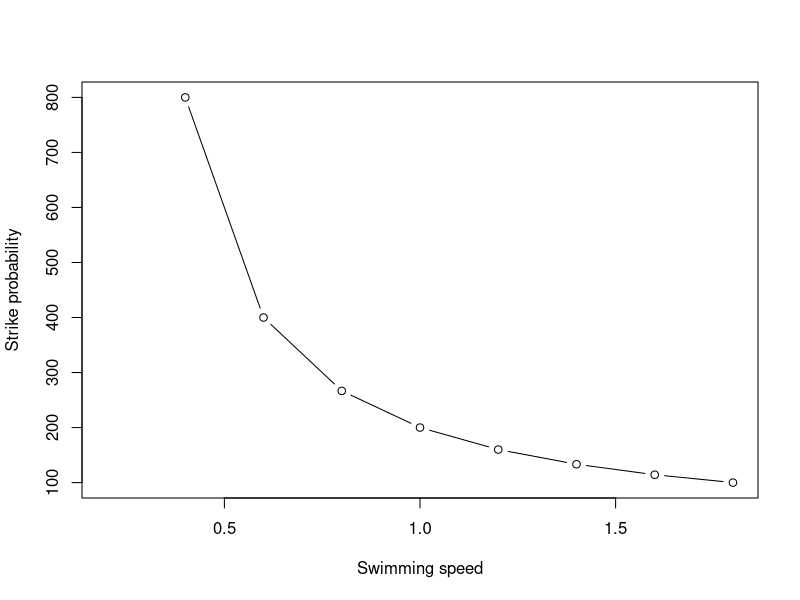
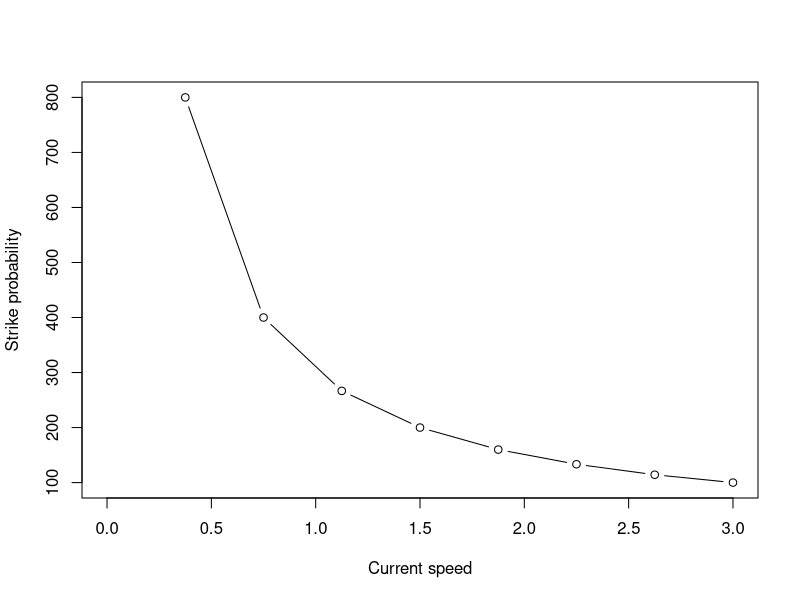
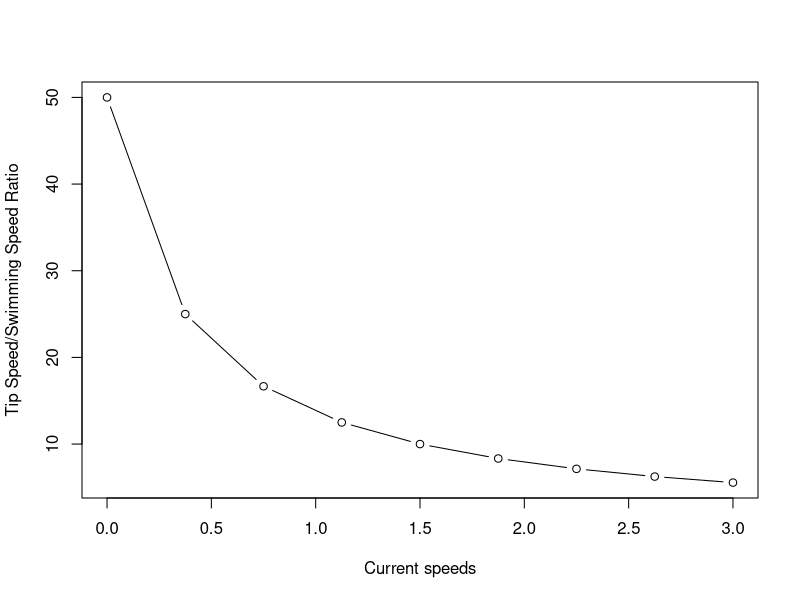
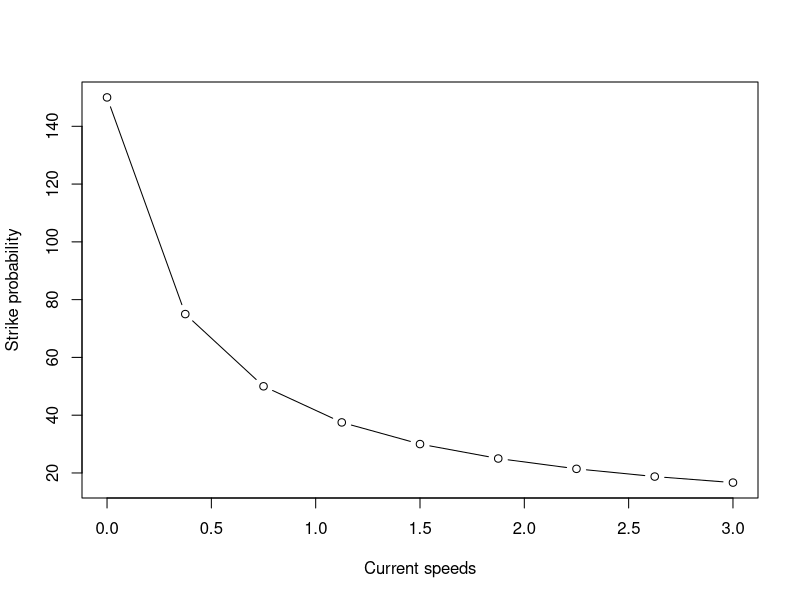
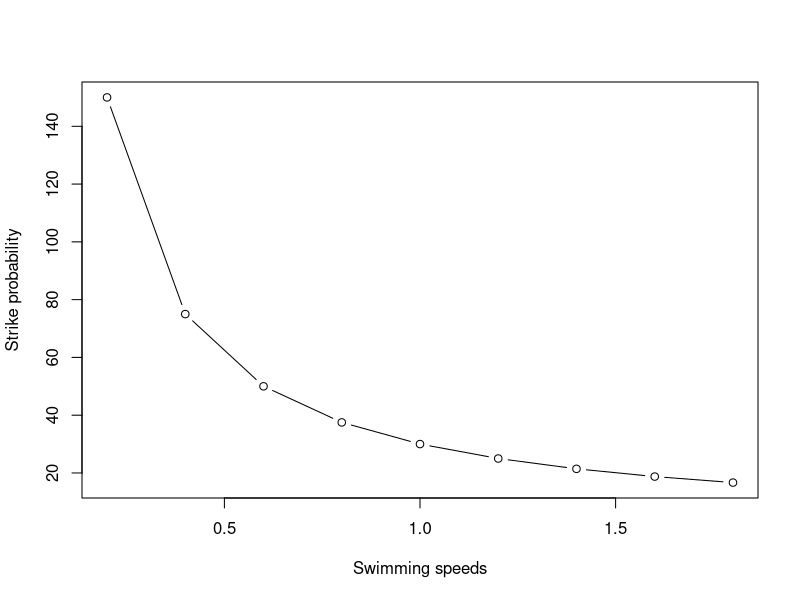

Write the R code that produced these figures, in order.
#### Ideas for the graph JH wants ####

# Look into the literature on where tip speeds plateau
# Are tip speeds 0 m/s from when current speeds are 0-0.5 m/s?
# Do they reach a maximum tip speed and don't go beyond that?

## Variables

swimming_speeds <- seq(from = 0.2, to = 1.8, by = 0.2)
current_speeds <- seq(from = 0, to = 3.0, length.out = 9)
tip_speed_2.1 <- 2.1
tip_speed_10 <- 10
n_blades <- 3

#### Probability(Encounter > 1 body-length/second) ####

speed_probs <- vector()
for (i in 1:length(current_speeds)) {
  speed_probs[i] <- n_blades*((tip_speed_2.1)^2)/current_speeds[i]
}

speed_probs <- vector()
for (i in 1:length(current_speeds)) {
  speed_probs[i] <- n_blades*((tip_speed_10)^2)/current_speeds[i]
}

plot(swimming_speeds, speed_probs, xlab = "Swimming speed", ylab = "Strike probability", type = "b")
plot(current_speeds, speed_probs, xlab = "Current speed", ylab = "Strike probability", type = "b")

#### Probability(Encounter) ####

## Tip speed:Swimming speed ratios
ratios <- vector()
for (i in 1:length(swimming_speeds)) {
  ratios[i] <- tip_speed_2.1/swimming_speeds[i]
}

ratios <- vector()
for (i in 1:length(swimming_speeds)) {
  ratios[i] <- tip_speed_10/swimming_speeds[i]
}

## Probability of encounter
encounters <- vector()
for (i in 1:length(ratios)) {
  encounters[i] <- n_blades*ratios[i]
}

plot(current_speeds, ratios, type = "b", xlab = "Current speeds", ylab = "Tip Speed/Swimming Speed Ratio")
plot(current_speeds, encounters, type = "b", xlab = "Current speeds", ylab = "Strike probability")
plot(swimming_speeds, encounters, type = "b", xlab = "Swimming speeds", ylab = "Strike probability")
